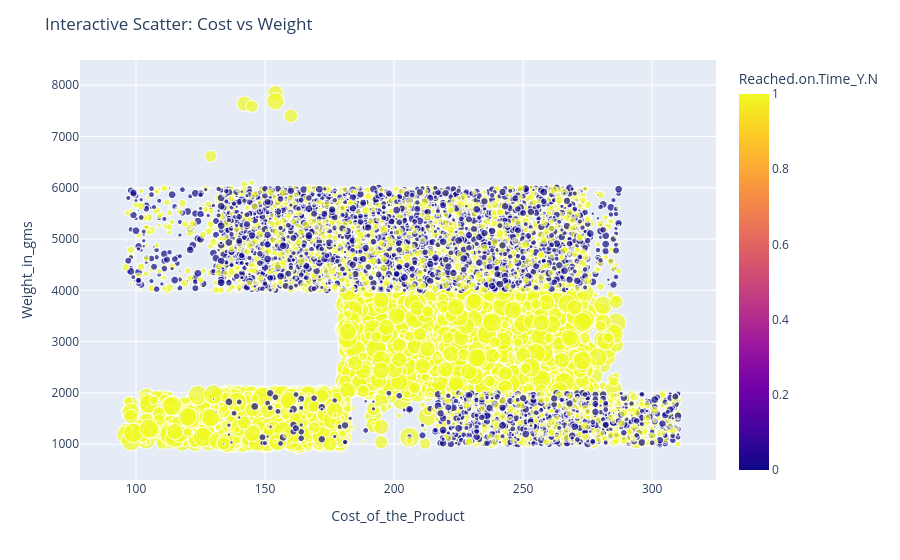

This figure's notebook cell:
### Code cell
# Interactive plot with Plotly
fig = px.scatter(df, x='Cost_of_the_Product', y='Weight_in_gms', color='Reached.on.Time_Y.N', 
                 size='Discount_offered', hover_data=['Mode_of_Shipment', 'Warehouse_block'])
fig.update_layout(title='Interactive Scatter: Cost vs Weight')
fig.show()

### Figure 1 — Plotly figure (JSON) as saved in the notebook; plotly's stock layout.template omitted (floating-point values rounded to 4 significant figures; data arrays with more than 128 entries replaced by an {"elided": "..."} marker saying what was removed)
{"data": [{"customdata": {"elided": "10999x2 str values"}, "hovertemplate": "Cost_of_the_Product=%{x}<br>Weight_in_gms=%{y}<br>Discount_offered=%{marker.size}<br>Mode_of_Shipment=%{customdata[0]}<br>Warehouse_block=%{customdata[1]}<br>Reached.on.Time_Y.N=%{marker.color}<extra></extra>", "legendgroup": "", "marker": {"color": {"elided": "10999 int values"}, "coloraxis": "coloraxis", "size": {"elided": "10999 int values"}, "sizemode": "area", "sizeref": 0.1625, "symbol": "circle"}, "mode": "markers", "name": "", "showlegend": false, "type": "scattergl", "x": {"elided": "10999 int values"}, "xaxis": "x", "y": {"elided": "10999 int values"}, "yaxis": "y"}], "layout": {"coloraxis": {"colorbar": {"title": {"text": "Reached.on.Time_Y.N"}}, "colorscale": [[0, "#0d0887"], [0.1111, "#46039f"], [0.2222, "#7201a8"], [0.3333, "#9c179e"], [0.4444, "#bd3786"], [0.5556, "#d8576b"], [0.6667, "#ed7953"], [0.7778, "#fb9f3a"], [0.8889, "#fdca26"], [1, "#f0f921"]]}, "legend": {"itemsizing": "constant", "tracegroupgap": 0}, "margin": {"t": 60}, "title": {"text": "Interactive Scatter: Cost vs Weight"}, "xaxis": {"anchor": "y", "domain": [0, 1], "title": {"text": "Cost_of_the_Product"}}, "yaxis": {"anchor": "x", "domain": [0, 1], "title": {"text": "Weight_in_gms"}}}}
